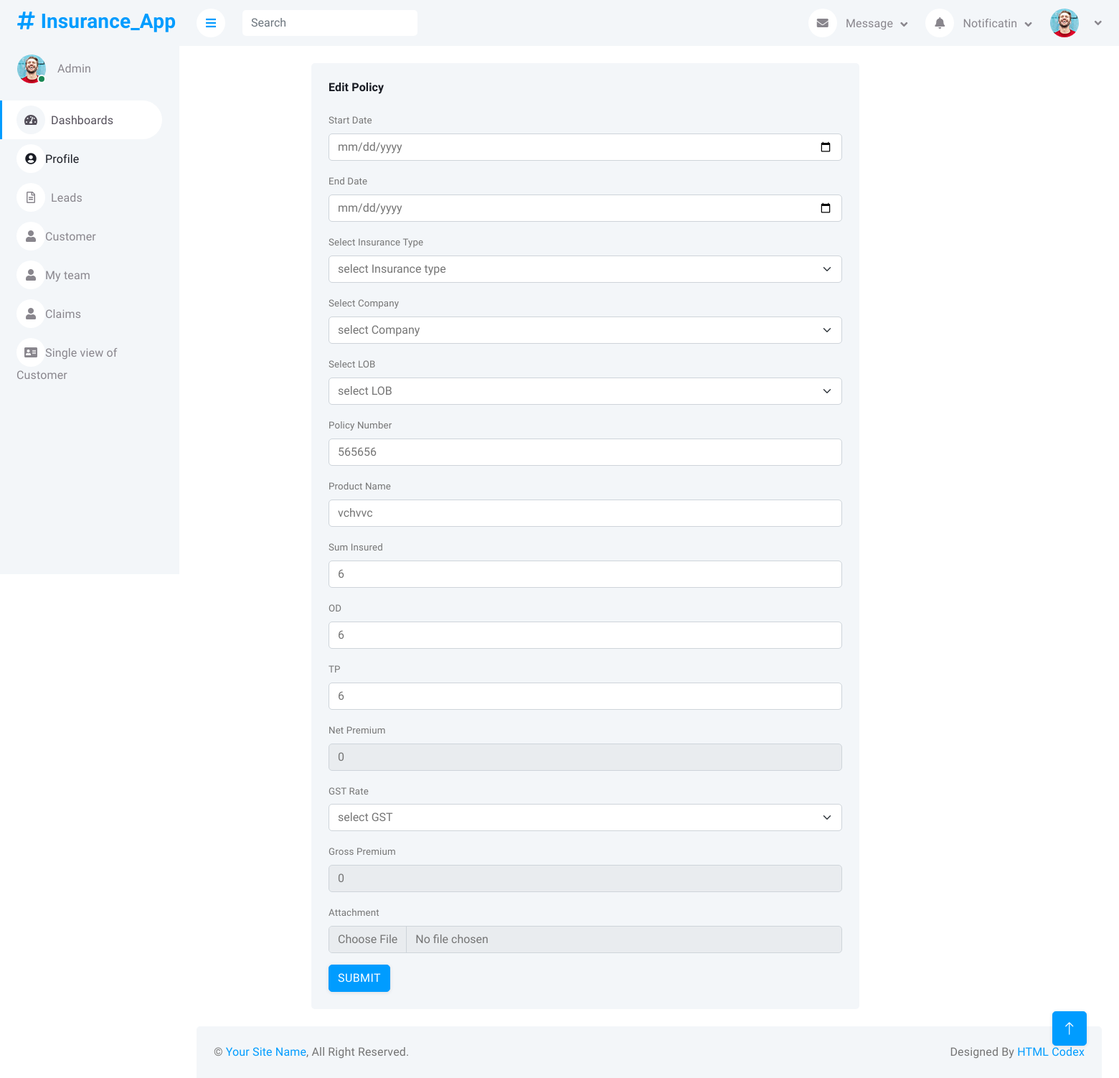
Page /edit-policy/1 on the committed database.
### InsurancePolicy/models.py (models this page shows, shortened)
class Policy(models.Model):
    Customer_Id=models.ForeignKey(Customer,on_delete=models.CASCADE,default=1)
    Start_Date=models.DateField(default=date.today())
    End_Date=models.DateField(default=date.today())
    Insurance_Type=models.CharField(max_length=50)
    Company=models.CharField(max_length=50)
    LOB=models.CharField(default='Engineering',max_length=50)
    Policy_Number=models.IntegerField()
    Product_Name=models.CharField(max_length=50)
    Sum_Insured=models.IntegerField()
    OD=models.IntegerField()
    TP=models.IntegerField()
    GST_Rate=models.IntegerField()
    Gross_Premium=models.IntegerField()
    Net_Premium=models.IntegerField()
    Attachment=models.FileField(upload_to='pdfs/', null=True, blank=True)
    STATUS_CHOICES = (
        ("active", 'active'),
        ("inactive", 'inactive'),
    )
    Policy_Status=models.CharField(max_length=50,choices=STATUS_CHOICES, default="active")

### InsurancePolicy/views.py (the view, shortened to what this page needs)
# urls.py: path('edit-policy/<int:id>',views.edit_policy,name="edit-policy"),
def edit_policy(request,id):
    displaypolicy=Policy.objects.get(id=id)
    return render(request,'edit_policy.html',{'displaypolicy':displaypolicy})

### templates/edit_policy.html (shortened to what this page needs)
{% extends "base.html" %}
{% load static %}
{% block mainsection %}
    <div class="container-fluid position-relative bg-white d-flex p-0" style="width: 100em;margin-left: 10em;">
            <div class="container-fluid pt-4 px-4" style="width: 300em;">
                <div class="row g-4">
                    <div class="col-sm-12 col-xl-6">
                        <div class="bg-light rounded h-100 p-4">
                            <h6 class="mb-4">Edit Policy</h6>
                            <form method="post" action="/add-policy/">
                                <div class="mb-3">
                                    <label for="startdate" class="form-label">Start Date</label>
                                    <input type="date" class="form-control" id="startdate"  value='{{displaypolicy.Start_date}}' name="startdate"required 'readonly'=readonly>
                                </div>
                                <div class="mb-3">
                                    <label for="enddate" class="form-label">End Date</label>
                                    <input type="date" class="form-control" id="enddate" value="{{displaypolicy.End_date}}" name="enddate"required 'readonly'=readonly>
                                </div>
                                <div class="mb-3">
                                    <label class="form-label form-label">Select Insurance Type</label>
                                    <select class="form-select" aria-label="Default select example"  name="insurance-type" required>
                                        <option>select Insurance type</option>
                                    </select>
                                </div>
                                <div class="mb-3">
                                    <label class="form-label form-label">Select Company</label>
                                    <select class="form-select" aria-label="Default select example"  placeholder="select Company" name="company" required>
                                        <option>select Company</option>
                                    </select>
                                </div>
                                <div class="mb-3">
                                    <label class="form-label form-label">Select LOB</label>
                                    <select class="form-select" aria-label="Default select example"  placeholder="select lob" name="lob" required>
                                        <option>select LOB</option>
                                    </select>
                                </div>
                                <div class="mb-3">
                                    <label for="policynumber" class="form-label">Policy Number</label>
                                    <input type="text" class="form-control" id="policynumber" value='{{displaypolicy.Policy_Number}}' name="policynumber"required>
                                </div>
                                <div class="mb-3">
                                    <label for="productname" class="form-label">Product Name</label>
                                    <input type="text" class="form-control" id="productname"  value="{{displaypolicy.Product_Name}}" name="productname"required>
                                </div>
                                <div class="mb-3">
                                    <label for="suminsured" class="form-label"> Sum Insured</label>
                                    <input type="number" class="form-control" id="suminsured" oninput="calculateNetPremium()" value={{displaypolicy.Sum_Insured}} name="suminsured"required>
                                </div>
                                <div class="mb-3">
                                    <label for="od" class="form-label"> OD</label>
                                    <input type="number" class="form-control" id="od"  oninput="calculateNetPremium()" value="{{displaypolicy.OD}}" name="od" required>
                                </div>
                                <div class="mb-3">
                                    <label for="tp" class="form-label">TP</label>
                                    <input type="number" class="form-control" id="tp"  oninput="calculateNetPremium()" value="{{displaypolicy.TP}}" name="tp" required>
                                </div>
                                <div class="mb-3">
                                    <label for="net premium" class="form-label">Net Premium</label>
                                    <input type="number" class="form-control" id="net premium"  oninput="calculateNetPremium()" value='{{displaypolicy.Net_Premium}}' name="net premium"required readonly='readonly'>
                                </div>
                                <div class="mb-3">
                                    <label class="form-label form-label">GST Rate</label>
                                    <select class="form-select" aria-label="Default select example" oninput='calculateGrossPremium()'  placeholder="select GST Rate" name="gst rate" required>
                                        <option>select GST</option>
                                    </select>
                                </div>
                                <div class="mb-3">
                                    <label for="gross premium" class="form-label">Gross Premium</label>
                                    <input  type="number" class="form-control" id="gross premium"   oninput='calculateGrossPremium()'  name="gross premium" value='{{displaypolicy.Gross_Premium}}' required readonly='readonly'>
                                </div>
                                <div class="mb-3">
                                    <label for="attachment" class="form-label">Attachment</label>
                                    <input accept=".pdf" type='file' class="form-control" id="attachment"  name="attachment" required>
                                </div>
                                <button type="submit"  class="btn btn-primary">Submit</button>
                            </form>
                        </div>
                    </div>
                </div>
            </div>
    </div>
    {% endblock mainsection %}

### static/css/style.css (style rules this page uses)
:root { --primary: #009CFF; --light: #F3F6F9; --dark: #191C24; }
.btn { transition: .5s; }
.btn.btn-primary { color: #FFFFFF; }

### assets/css/theme-default.css (style rules this page uses)
body { background: #f4f5fa; }
.btn-primary { color: #fff; background-color: #9055fd; border-color: #9055fd; }

### rows in the picture
Policy: policynumber "565656", productname "vchvvc", suminsured "6", od "6", tp "6", Net_Premium "0", Gross_Premium "0"
